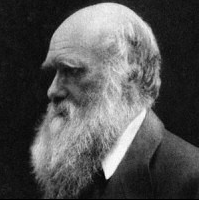
#> input picture images/darwin.PNG, 199 x 200 px, found by its file name
$ python voronoi-de.py
#> lines starting #> are read from the running program, lines starting #| are printed output that depends on the picture
from random import randint, choice, random, sample
import numpy as np
import matplotlib.pyplot as plt
from scipy.spatial import Voronoi
import PIL.ImageDraw as ImageDraw
import PIL.Image as Image
import math
from datetime import datetime


# Calculate the bounds for voronoi DNA
def get_bounds_voronoi(nr_points, size, rgb_range=[0, 255]):
    w_range = [1, size[0]]
    h_range = [1, size[1]]

    point = 3 * [rgb_range] + [w_range, h_range]  # R; G, B, x, y
    bounds = nr_points * point

    return bounds


# Generate Population based on bounds for voronoi
def popul_from_bounds_voronoi(bounds, popsize, nr_params=5):
    population = []

    nr_points = len(bounds) // nr_params  # 5 - RGB and then X,Y

    for i in range(0, popsize):
        indv = []

        for j in range(nr_points):
            point = []
            for k in range(nr_params):
                point.append(randint(bounds[k][0], bounds[k][1]))
            indv.append(point)
        population.append(indv)

    return population


#todo this script has key index error
## NOTE this function copied from - stackoverflow - https://stackoverflow.com/questions/20515554/colorize-voronoi-diagram
def voronoi_finite_polygons_2d(vor, radius=None):
    """
    Reconstruct infinite voronoi regions in a 2D diagram to finite
    regions.

    Parameters
    ----------
    vor : Voronoi
        Input diagram
    radius : float, optional
        Distance to 'points at infinity'.

    Returns
    -------
    regions : list of tuples
        Indices of vertices in each revised Voronoi regions.
    vertices : list of tuples
        Coordinates for revised Voronoi vertices. Same as coordinates
        of input vertices, with 'points at infinity' appended to the
        end.

    """

    if vor.points.shape[1] != 2:
        raise ValueError("Requires 2D input")

    new_regions = []
    new_vertices = vor.vertices.tolist()

    center = vor.points.mean(axis=0)
    if radius is None:
        radius = vor.points.ptp().max()

    # Construct a map containing all ridges for a given point
    all_ridges = {}
    for (p1, p2), (v1, v2) in zip(vor.ridge_points, vor.ridge_vertices):
        all_ridges.setdefault(p1, []).append((p2, v1, v2))
        all_ridges.setdefault(p2, []).append((p1, v1, v2))

    # Reconstruct infinite regions
    for p1, region in enumerate(vor.point_region):
        vertices = vor.regions[region]

        if all(v >= 0 for v in vertices):
            # finite region
            new_regions.append(vertices)
            continue

        # reconstruct a non-finite region
        if p1 in all_ridges:  # Check if key in dictionary (previously got error)
            ridges = all_ridges[p1]
        else:
            continue

        new_region = [v for v in vertices if v >= 0]

        for p2, v1, v2 in ridges:
            if v2 < 0:
                v1, v2 = v2, v1
            if v1 >= 0:
                # finite ridge: already in the region
                continue

            # Compute the missing endpoint of an infinite ridge

            t = vor.points[p2] - vor.points[p1]  # tangent
            t /= np.linalg.norm(t)
            n = np.array([-t[1], t[0]])  # normal

            midpoint = vor.points[[p1, p2]].mean(axis=0)
            direction = np.sign(np.dot(midpoint - center, n)) * n
            far_point = vor.vertices[v2] + direction * radius

            new_region.append(len(new_vertices))
            new_vertices.append(far_point.tolist())

        # sort region counterclockwise
        vs = np.asarray([new_vertices[v] for v in new_region])
        c = vs.mean(axis=0)
        angles = np.arctan2(vs[:, 1] - c[1], vs[:, 0] - c[0])
        new_region = np.array(new_region)[np.argsort(angles)]

        # finish
        new_regions.append(new_region.tolist())

    return new_regions, np.asarray(new_vertices)


def gen_image_voronoi(size, vor_data):
    points = [x[3:] for x in vor_data]  # X,Y
    colors = [x[:3] for x in vor_data]  # [(R,G,B),..]

    # Calculate voronoi diagram based on points
    vor = Voronoi(points)
    regions, vertices = voronoi_finite_polygons_2d(vor)

    # Split into X and Y
    X = [coord[0] for coord in vertices]
    Y = [coord[1] for coord in vertices]
    # Get padding for X and Y
    pad_x = abs(math.floor(min(X)))
    pad_y = abs(math.floor(min(Y)))
    # Normalize the data, so it starts from 0
    X = np.array([X - min(X)])
    Y = np.array([Y - min(Y)])
    # Back to vertices
    vertices = np.concatenate((X.T, Y.T), axis=1)
    size_new = (math.ceil(max(X[0])), math.ceil(max(Y[0])))

    image = Image.new("RGB", size_new, (255, 255, 255, 0))
    draw = ImageDraw.Draw(image, mode="RGBA")


    for i, region in enumerate(regions):
        new_color = tuple(colors[i])
        polygon = vertices[region]
        polygon = tuple(map(tuple, polygon))
        draw.polygon(polygon, fill=new_color)

    img_mat = np.array(image)

    del image
    del draw

    return img_mat[pad_y:size[1] + pad_y, pad_x:size[0] + pad_x]


# Calculates square error between two images
# img1, img2 - images in array with shape (w,h,3)
def square_error(img1, img2):
    return np.sum(np.square(img1.astype("int64") - img2.astype("int64")))


# Cost function for using polygons
# orig_mat - original image given as matrix
# nr_points - number of points used
# params - information about voronoi data in 1-D array (R,G,B,x,y)
def cost_voronoi(params, orig_mat, nr_points):
    vor_data = np.split(params, nr_points)
    size = tuple(reversed(orig_mat.shape[:2]))  # W and H of image

    new_mat = gen_image_voronoi(size, vor_data)

    return square_error(orig_mat, new_mat)


# Show image generated base on dna
# size - tuple - size of the image
# dna - voronoi parameters for generating image
# nr - how many points used
def show_img(size, dna, nr):
    new_img = gen_image_voronoi(size, np.split(dna, nr))
    plt.imshow(new_img)
    plt.show()


# Similar to show_img, but saves instead of showing
# size - tuple - size of the image
# dna - voronoi parameters for generating image
# nr - how many points used
# file - string - file name
def save_img(size, dna, nr, file):
    new_img = gen_image_voronoi(size, np.split(dna, nr))
    plt.imsave(file + ".png", new_img)

def ensure_bounds(vec, bounds):
    vec_new = []
    # cycle through each variable in vector
    for i in range(len(vec)):
        polygon = []
        for j in range(len(vec[i])):
            # variable exceedes the minimum boundary
            if vec[i][j] < bounds[j][0]:
                polygon.append(bounds[j][0])

            # variable exceedes the maximum boundary
            if vec[i][j] > bounds[j][1]:
                polygon.append(bounds[j][1])

            if bounds[j][0] <= vec[i][j] <= bounds[j][1]:
                polygon.append(vec[i][j])
        vec_new.append(polygon)
    return vec_new

def differential_evolution(img_name, nr_points,popsize=50, iter=4000, mutate=0.5, recombination=0.7):

    # Load image
#> called with img_name = 'AA-evolving-images/images/darwin.PNG', nr_points = 75, popsize = 50, iter = 4000, mutate = 0.5, recombination = 0.7
    img = Image.open(img_name).convert("RGB")
    orig_mat = np.array(img)


    size = tuple(reversed(orig_mat.shape[:2]))  # W and H of image
#> size = (199, 200)


    bounds = get_bounds_voronoi(nr_points=nr_points, size=size)


    population = []
    for i in range(0, popsize):
        indv = []
        for j in range(nr_points):
            polygons = []
            for k in range(5):
                polygons.append(randint(bounds[k][0], bounds[k][1]))
            indv.append(polygons)
        population.append(indv)

    for i in range(1, iter + 1):
        gen_scores = []  # score keeping

        # cycle through each individual in the population
        for j in range(0, popsize):
            # select three random vector index positions [0, popsize), not including current vector (j)
            canidates = list(range(0,popsize)) #[*range(0, popsize)]
            canidates.remove(j)
            random_index = sample(canidates, 3)

            x_1 = population[random_index[0]]
            x_2 = population[random_index[1]]
            x_3 = population[random_index[2]]
            x_t = population[j]  # target individual

            # subtract x3 from x2, and create a new vector (x_diff)
            x_diff = []
            for m in range(0, len(x_2)):
                eldiff = [x_2_i - x_3_i for x_2_i, x_3_i in zip(x_2[m], x_3[m])]
                x_diff.append(eldiff)

            v_donor = []
            for v in range(0, len(x_diff)):
                donor = [int(x_1_i + mutate * x_diff_i) for x_1_i, x_diff_i in zip(x_1[v], x_diff[v])]
                v_donor.append(donor)


            v_donor = ensure_bounds(v_donor, bounds)

            v_trial = []
            # cycle through each variable in our target vector
            for k in range(len(x_t)):
                crossover = random()
                # recombination occurs when crossover <= recombination rate
                if crossover <= recombination:
                    v_trial.append(v_donor[k])

                # recombination did not occur
                else:
                    v_trial.append(x_t[k])
            #print(j)
            score_trial = cost_voronoi(np.array(v_trial).flatten(), orig_mat, nr_points)
            score_target = cost_voronoi(np.array(x_t).flatten(), orig_mat, nr_points)

            if score_trial < score_target:
                population[j] = v_trial
                gen_scores.append(score_trial)

            else:
                gen_scores.append(score_target)
        # gen_avg = sum(gen_scores) / popsize  # current generation avg. fitness
        # gen_best = min(gen_scores)  # fitness of best individual
        gen_sol = population[gen_scores.index(min(gen_scores))]  # solution of best individual
        #new_img = gen_image_voronoi(size, gen_sol)
        print(i)
#> this loop made 1 pass
#> pass 1, in gen_image_voronoi, `img_mat = np.array(image)`:
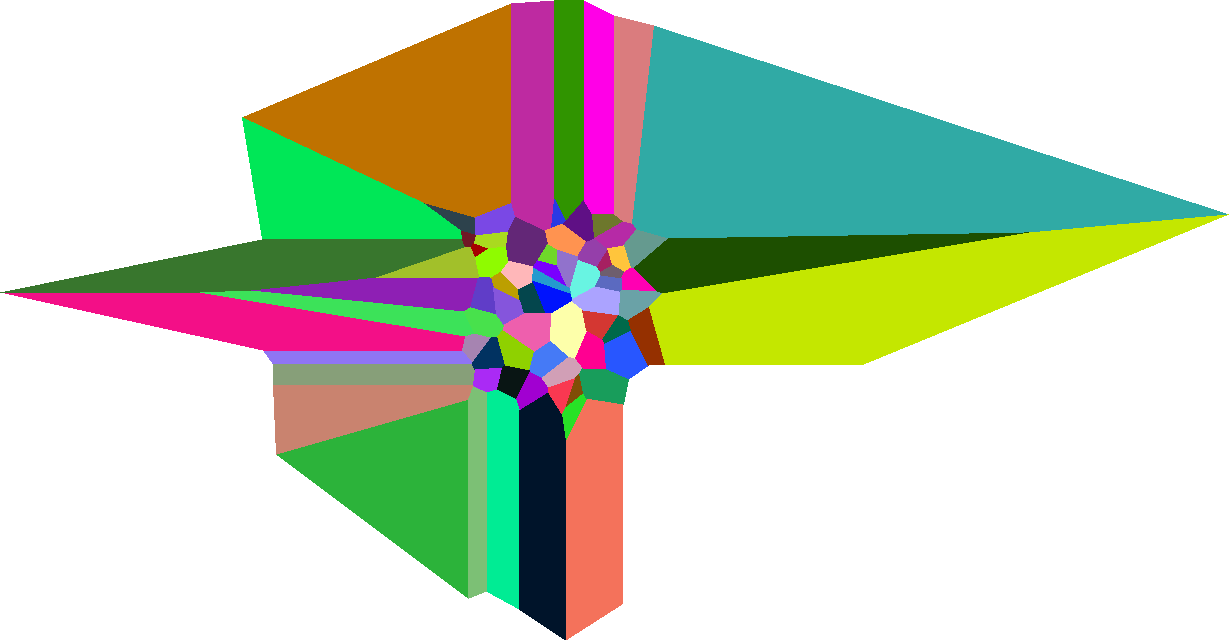
#> img_mat: shape (640, 1229, 3); mean R, G, B 197.8, 207.7, 187.4
#> pass 1, in cost_voronoi, `new_mat = gen_image_voronoi(size, vor_data)`:
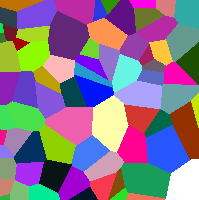
#> new_mat: shape (200, 199, 3); mean of channels 0, 1, 2 134.6, 116.9, 137.9; drawn as R, G, B
#> after the loop, population = 50 items
        #plt.imshow(new_img)
        #plt.show()


    date = datetime.now().strftime('%Y-%m-%dT%H:%M:%S')

    outputfile = "voronoi-" + str(date) + "-" + str(img_name.split("/")[2].split(".")[0]) + "-iter" + str(iter) + "-points" + str(nr_points) + ".png"
    outputimage = gen_image_voronoi(size, gen_sol)
    plt.imsave(outputfile, outputimage)
    #return gen_sol


#> (the run stopped early here; a loop or call above may not have finished)
